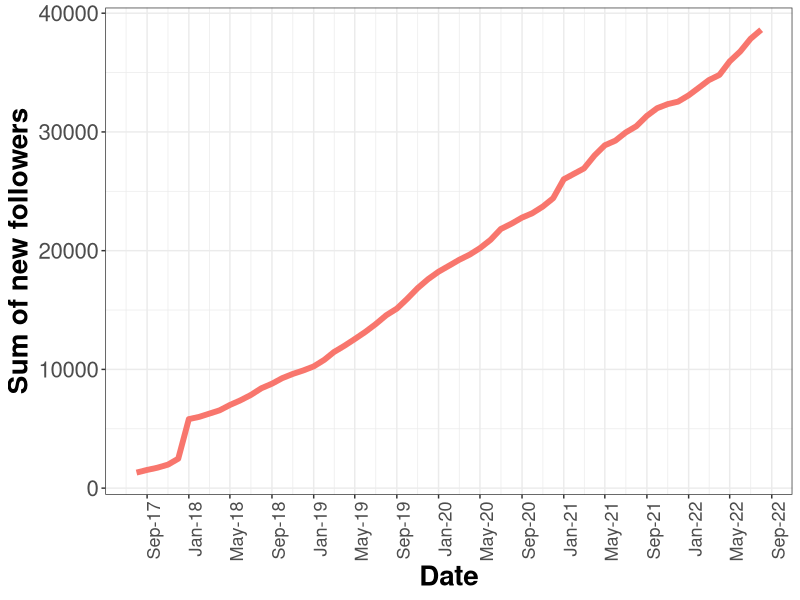

Write R code to recreate this figure.
## ---- chunk 1
options(htmltools.dir.version = FALSE)
## ---- chunk 2
library(readxl)
library(ggplot2)
df = read_excel('./data/follow.xlsx')
df$date <- as.Date(df$date)
ggplot(data=df, mapping = aes(x=date, y=sum)) +
  geom_line(color="#F8766D", size=2) +
  theme_bw() +
  theme(axis.text.x = element_text(angle = 90, hjust = 1, size = 13),
        axis.text.y = element_text(size = 16),
        axis.title = element_text(size = 20,face = "bold")
        ) +
  labs(x = "Date", y = "Sum of new followers") +
  scale_x_date(date_breaks = "4 months" , date_labels = "%b-%y")
